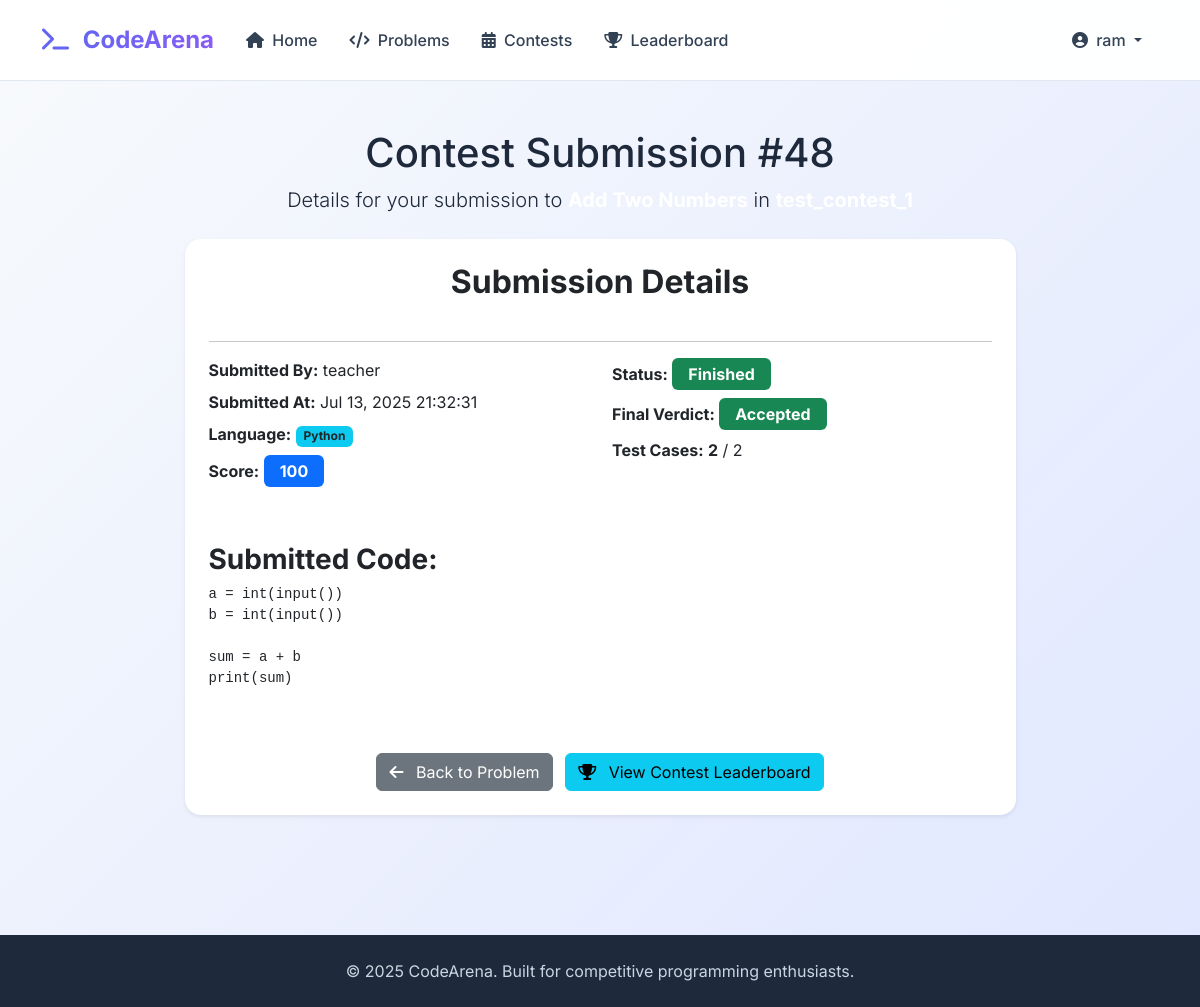
/submissions/contest_detail/48/ (signed in), run on the app's committed database.
### users/models.py (models this page shows, shortened)
class CustomUser(AbstractUser):
    ROLE_CHOICES = (
        ('student' , 'Student'),
        ('problem_setter' , 'Problem Setter'),
        ('admin' , 'Admin')
    )
    role = models.CharField(max_length=20,choices=ROLE_CHOICES,default='student')
    is_authorized = models.BooleanField(default=False, help_text="Flag to determine if a problem setter is authorized to create problems")

### contests/models.py (models this page shows, shortened)
class ContestSubmission(models.Model):
    participant = models.ForeignKey(
        settings.AUTH_USER_MODEL,
        on_delete=models.CASCADE,
        related_name='contest_submissions',
        help_text="The user who submitted the solution"
    )
    contest_problem = models.ForeignKey(
        ContestProblem,
        on_delete=models.CASCADE,
        related_name='submissions',
        help_text="The problem instance within a contest for which this submission was made"
    )
    submitted_at = models.DateTimeField(auto_now_add=True, help_text="Timestamp of the submission")
    code = models.TextField(help_text="The submitted code")
    status_choices = (
        ('pending', 'Pending'),
        ('processing', 'Processing'),
        ('finished', 'Finished'),
    )
    status = models.CharField(
        max_length=20,
        choices=status_choices,
        default='pending',
        help_text="Current status of the submission evaluation."
    )
    final_verdict_choices = (
        ('accepted', 'Accepted'),
        ('wrong_answer', 'Wrong Answer'),
        ('time_limit_exceeded', 'Time Limit Exceeded'),
        ('memory_limit_exceeded', 'Memory Limit Exceeded'),
        ('runtime_error', 'Runtime Error'),
        ('compilation_error', 'Compilation Error'),
        ('pending', 'Pending Evaluation'), # This is the initial state for final_verdict
        ('judging_error', 'Judging Error'), # Ensure this is present
    )
    final_verdict = models.CharField(
        max_length=50,
        choices=final_verdict_choices,
        default='pending',
        help_text="Final verdict of the submission."
    )
    score = models.IntegerField(
        default=0,
        help_text="Score obtained for this submission"
    )
    test_cases_passed = models.IntegerField(default=0, help_text="Number of test cases passed")
    total_test_cases = models.IntegerField(default=0, help_text="Total number of test cases")
    language = models.CharField(max_length=50, default='python', help_text="Programming language used for the submission")
    judge_output = models.TextField(blank=True, null=True, help_text="Output/error messages from the judge")
    execution_time = models.FloatField(default=0.0, help_text="Execution time in seconds")
    memory_used = models.FloatField(default=0.0, help_text="Memory used in MB")
    class Meta:
        verbose_name = "Contest Submission"
        verbose_name_plural = "Contest Submissions"
        ordering = ['-submitted_at']
    def get_status_display(self):
        try:
            return dict(self.status_choices)[self.status]
        except KeyError:
            self.status = 'finished'  # Fix invalid status
            self.save()
            return dict(self.status_choices)[self.status]
    def get_final_verdict_display(self):
        try:
            return dict(self.final_verdict_choices)[self.final_verdict]
        except KeyError:
            self.final_verdict = 'pending'  # Fix invalid verdict
            self.save()
            return dict(self.final_verdict_choices)[self.final_verdict]

### submissions/views.py (the view)
# urls.py: path('contest_detail/<int:submission_id>/', views.contest_submission_detail_view, name='contest_detail'),
@login_required
def contest_submission_detail_view(request, submission_id):
    submission = get_object_or_404(ContestSubmission, pk=submission_id)
    if request.user != submission.participant and not request.user.is_staff and not request.user.is_superuser:
        messages.error(request, "You are not authorized to view this contest submission.")
        return redirect('contests:solve_contest_problem', contest_pk=submission.contest_problem.contest.id, problem_pk=submission.contest_problem.problem.id)
    context = {
        'submission': submission,
        'is_contest_submission': True, # Flag for template to differentiate
        'problem': submission.contest_problem.problem,
        'contest': submission.contest_problem.contest,
    }
    return render(request, 'submissions/contest_submission_detail.html', context)

### templates/submissions/contest_submission_detail.html (shortened to what this page needs)
{% extends 'base.html' %}
{% block content %}
<div class="container py-5">
    <div class="submission-detail-header text-center mb-4">
        <h1 class="mb-2">Contest Submission #{{ submission.id }}</h1>
        <p class="lead">
            Details for your submission to <a href="{% url 'contests:solve_contest_problem' submission.contest_problem.contest.id submission.contest_problem.problem.id %}" class="text-white text-decoration-none fw-bold">{{ submission.contest_problem.problem.name }}</a> in <a href="{% url 'contests:detail' submission.contest_problem.contest.id %}" class="text-white text-decoration-none fw-bold">{{ submission.contest_problem.contest.name }}</a>
        </p>
    </div>
    <div class="row justify-content-center">
        <div class="col-lg-10 col-xl-9">
            <div class="card p-4 shadow-sm mb-4 animate__animated animate__fadeIn">
                <h2 class="card-title text-center mb-4 fw-bold">Submission Details</h2>
                <hr>
                <div class="row mb-4">
                    <div class="col-md-6">
                        <p class="mb-2"><strong>Submitted By:</strong> {{ submission.participant.username }}</p>
                        <p class="mb-2"><strong>Submitted At:</strong> {{ submission.submitted_at|date:"M d, Y H:i:s" }}</p>
                        <p class="mb-2"><strong>Language:</strong> <span class="badge bg-info text-dark">{{ submission.language|capfirst }}</span></p>
                        <p class="mb-2"><strong>Score:</strong> <span class="badge bg-primary fs-6 px-3 py-2">{{ submission.score }}</span></p>
                    </div>
                    <div class="col-md-6">
                        <p class="mb-2"><strong>Status:</strong>
                            <span class="badge {% if submission.status == 'finished' %}bg-success{% else %}bg-info{% endif %} fs-6 px-3 py-2">
                                {{ submission.get_status_display }}
                            </span>
                        </p>
                        <p class="mb-2"><strong>Final Verdict:</strong>
                             <span class="badge {% if submission.final_verdict == 'accepted' %}bg-success{% elif submission.final_verdict == 'wrong_answer' or submission.final_verdict == 'runtime_error' or submission.final_verdict == 'compilation_error' %}bg-danger{% elif submission.final_verdict == 'time_limit_exceeded' or submission.final_verdict == 'memory_limit_exceeded' %}bg-warning text-dark{% else %}bg-secondary{% endif %} fs-6 px-3 py-2">
                                {{ submission.get_final_verdict_display }}
                            </span>
                        </p>
                        {% if submission.total_test_cases %}
                            <p class="mb-2"><strong>Test Cases:</strong> <span class="fw-bold">{{ submission.test_cases_passed|default:0 }}</span> / {{ submission.total_test_cases }}</p>
                        {% endif %}
                    </div>
                </div>
                <h3 class="mt-4 fw-bold">Submitted Code:</h3>
                <div class="code-display-block mb-4">
                    <pre><code class="language-{{ submission.language }}">{{ submission.code }}</code></pre>
                </div>
                <div class="text-center mt-4">
                    <a href="{% url 'contests:solve_contest_problem' submission.contest_problem.contest.id submission.contest_problem.problem.id %}" class="btn btn-secondary rounded-md me-2">
                        <i class="fas fa-arrow-left me-2"></i> Back to Problem
                    </a>
                    <a href="{% url 'contests:contest_leaderboard' submission.contest_problem.contest.id %}" class="btn btn-info rounded-md">
                        <i class="fas fa-trophy me-2"></i> View Contest Leaderboard
                    </a>
                </div>
            </div>
        </div>
    </div>
</div>
{% endblock %}

### templates/base.html (shortened to what this page needs)
<!DOCTYPE html>
<html lang="en">
<head>
    <link href="https://cdn.jsdelivr.net/npm/bootstrap@5.3.3/dist/css/bootstrap.min.css" rel="stylesheet">
    <link rel="stylesheet" href="https://cdnjs.cloudflare.com/ajax/libs/font-awesome/6.5.2/css/all.min.css" />
</head>
<body class="d-flex flex-column min-vh-100">
    <nav class="navbar navbar-expand-lg sticky-top">
        <div class="container">
            <a class="navbar-brand" href="{% url 'home' %}">
                <i class="fas fa-terminal me-2"></i>
                <span class="text-gradient">CodeArena</span>
            </a>
            <div class="collapse navbar-collapse" id="navbarNav">
                <ul class="navbar-nav me-auto">
                    <li class="nav-item">
                        <a class="nav-link" href="{% url 'home' %}">
                            <i class="fas fa-home me-1"></i> Home
                        </a>
                    </li>
                    <li class="nav-item">
                        <a class="nav-link" href="{% url 'problems:list' %}">
                            <i class="fas fa-code me-1"></i> Problems
                        </a>
                    </li>
                    <li class="nav-item">
                        <a class="nav-link" href="{% url 'contests:list' %}">
                            <i class="fas fa-calendar-alt me-1"></i> Contests
                        </a>
                    </li>
                    <li class="nav-item">
                        <a class="nav-link" href="{% url 'leaderboard:main' %}">
                            <i class="fas fa-trophy me-1"></i> Leaderboard
                        </a>
                    </li>
                </ul>
                <ul class="navbar-nav">
                    {% if user.is_authenticated %}
                        <li class="nav-item dropdown">
                            <a class="nav-link dropdown-toggle" href="#" id="navbarDropdown" role="button" data-bs-toggle="dropdown" aria-expanded="false">
                                <i class="fas fa-user-circle me-1"></i> {{ user.username }}
                            </a>
                        </li>
                    {% endif %}
                </ul>
            </div>
        </div>
    </nav>
    <main class="flex-grow-1">
        {% block content %}{% endblock %}
    </main>
    <footer class="footer py-4 mt-5">
        <div class="container text-center">
            <span>&copy; {% now "Y" %} CodeArena. Built for competitive programming enthusiasts.</span>
        </div>
    </footer>
</body>
</html>

### templates/base.html (style rules this page uses)
:root { --primary-color: #6366f1; --primary-dark: #4f46e5; --secondary-color: #8b5cf6; --success-color: #10b981; --warning-color: #f59e0b; --danger-color: #ef4444; --gray-50: #f8fafc; --gray-100: #f1f5f9; --gray-200: #e2e8f0; --gray-300: #cbd5e1; --gray-600: #475569; --gray-700: #334155; --gray-800: #1e293b; --gray-900: #0f172a; }
body { font-family: 'Inter', sans-serif; background: linear-gradient(135deg, var(--gray-50) 0%, #e0e7ff 100%); min-height: 100vh; color: var(--gray-800); }
.navbar { background: rgba(255, 255, 255, 0.95) !important; backdrop-filter: blur(10px); border-bottom: 1px solid var(--gray-200); padding: 1rem 0; }
.navbar-brand { font-weight: 700; font-size: 1.5rem; color: var(--primary-color) !important; }
.nav-link { font-weight: 500; color: var(--gray-700) !important; padding: 0.75rem 1rem !important; transition: all 0.3s ease; }
.card { border: none; border-radius: 1rem; box-shadow: 0 4px 25px rgba(0, 0, 0, 0.05); transition: all 0.3s ease; }
.footer { background: var(--gray-800) !important; color: var(--gray-300) !important; margin-top: auto; }
.text-gradient { background: linear-gradient(135deg, var(--primary-color) 0%, var(--secondary-color) 100%); -webkit-background-clip: text; -webkit-text-fill-color: transparent; background-clip: text; }

### data on the page
CustomUser: username "ram"
ContestSubmission: id "48", participant.username "teacher", submitted_at "Jul 13, 2025 21:32:31", language "Python", score "100", status "Finished", final_verdict "Accepted", test_cases_passed "2", total_test_cases "2", code "a = int(input()) b = int(input()) sum = a + b print(sum)"
